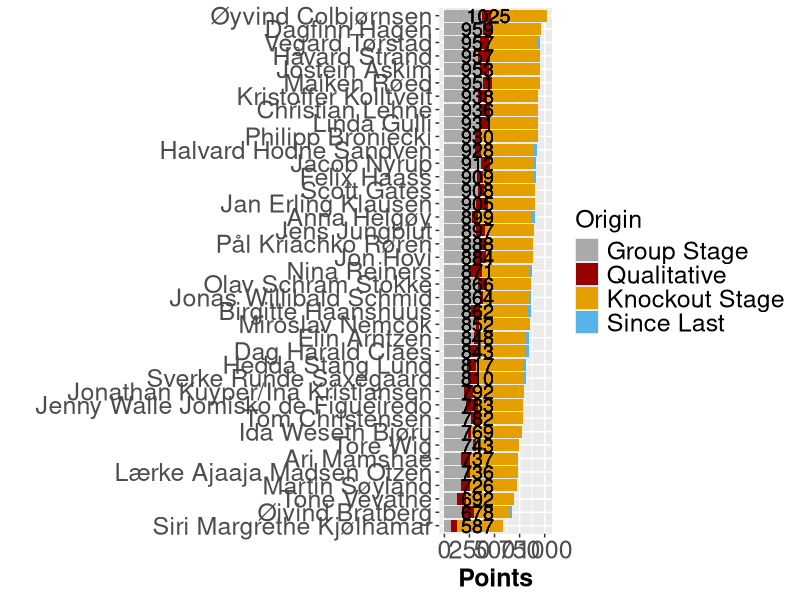

Reproduce this figure in R.
## ---- chunk 1

library(tidyverse)
library(readxl)
library(knitr)

knitr::opts_chunk$set(out.width = "100%")

## ---- chunk 2

invisible(Sys.setlocale())
poeng_prev <- tbl_df(read.csv("details44.csv", sep=";", header = FALSE, encoding = "utf-8"))
poeng_prev$total_prev <- poeng_prev$V2 + poeng_prev$V3 + poeng_prev$V4
poeng_prev <- poeng_prev %>% select(V1, total_prev)

poeng <- tbl_df(read.csv("details45.csv", sep=";", header = FALSE))

poeng$total <- poeng$V2 + poeng$V3 + poeng$V4

poeng <- inner_join(poeng, poeng_prev, by="V1")
poeng$diff <- poeng$total - poeng$total_prev

poeng <- rename(poeng, V35 = V4)
poeng <- rename(poeng, V34 = V3)
poeng <- rename(poeng, V36 = V2)
poeng$V34 <-poeng$V34 - poeng$diff


long_pong <- poeng %>% select(V1, V34, V35, V36, total, diff)  %>% gather(key = V, -V1, -total, value = poeng) %>% arrange(V)

invisible(Sys.setlocale())
ggplot(data = long_pong, aes(x = reorder(V1, total), y=poeng, fill = V)) + 
  geom_bar(stat = "identity") +
  coord_flip() +
  geom_text(aes(V1, 0, label = total), hjust = -0.50, size = 5) +
  ylab("Points") +
  xlab(" ") +
  scale_fill_manual(values=c("#AAAAAA", "#990000", "#E69F00", "#56B4E9"), 
                    name="Origin",
                    breaks=c("V36", "V35", "V34", "diff"),
                    labels=c("Group Stage", "Qualitative", "Knockout Stage", "Since Last")) +
  theme(axis.text=element_text(size=18), axis.title=element_text(size=18,face="bold")) +
  theme(legend.title=element_text(size=18), 
    legend.text=element_text(size=18))

